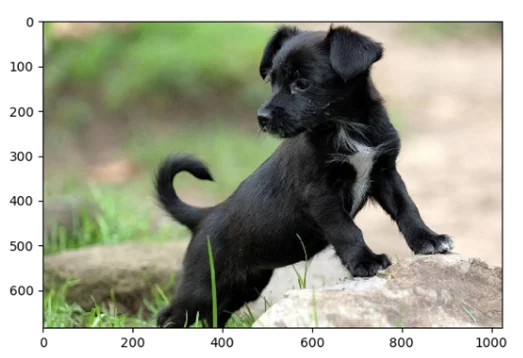
#> input picture puppy_1.png, 523 x 358 px
$ jupyter execute --allow-errors mohotas.ipynb   (shell and % lines are left out)   (older library calls are emulated)
#> lines starting #> are read from the running program, lines starting #| are printed output that depends on the picture; after the words box and inside, x2 and y2 are one past the last pixel; in counts of white or black regions, pixels touching at a corner belong together; pictures that were not available may be replaced by others from this repository, and a replacement may not be noted
[cell 1]
import mahotas
from pylab import imshow, show
import numpy as np

path_image = r"./puppy_1.png"
image = mahotas.imread(path_image)
#> image is the input picture: shape (358, 523, 3); mean R, G, B 161.4, 163.6, 146.8
imshow(image)
show()

[cell 2]
path_image = r"./dog_1.png"
mahotas.imsave(path_image, image)

[cell 3]
shape = image.shape
#> shape = (358, 523, 3)
print(shape)
#| (358, 523, 3)

[cell 4]
image = image[:, 150:900]
#> image: shape (358, 373, 3)

[cell 5]
image

[cell 6]
# Assuming image is a numpy array representing an RGB image
# Access the red, green, and blue channels using indexing
red_channel = image[:, :, 2]
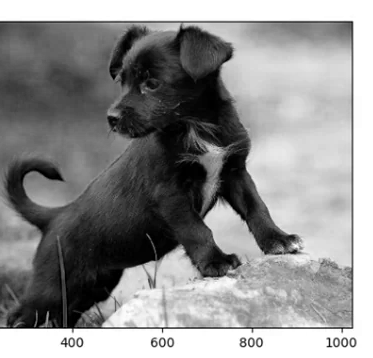
#> red_channel: shape (358, 373); min 0, max 255, mean 141.5
green_channel = image[:, :, 0]
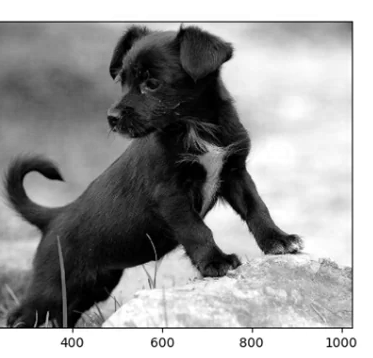
#> green_channel: shape (358, 373); min 0, max 255, mean 154.3
blue_channel = image[:, :, 1]
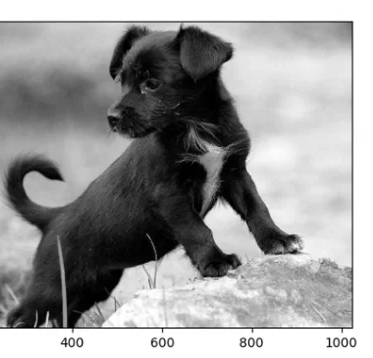
#> blue_channel: shape (358, 373); min 0, max 255, mean 154.8

[cell 7]
# change the color scheme of the image
new_red = red_channel ** 0.5
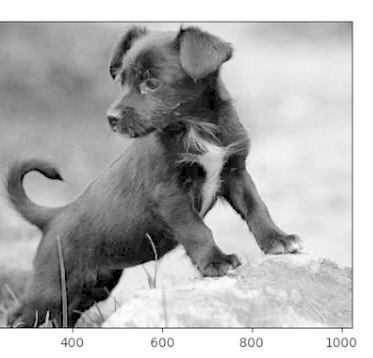
#> new_red: shape (358, 373) float64; min 0, max 15.97, mean 11.11; drawn with min black and max white
new_green = green_channel ** 1.2
new_blue = blue_channel** 0.8

# Reconstruct the image with the new color scheme
#new_image = np.stack((new_red, new_green, new_blue), axis=-1)
#> (the rest of this cell did not finish here and is left out)

#> (a cell that did not finish here is left out)

#> (a cell that did not finish here is left out)

#> (a cell that did not finish here is left out)

[cell 11]
import matplotlib.pyplot as plt

# Assuming im_rgb is a numpy array representing a grayscale image
#> (the rest of this cell did not finish here and is left out)

#> (a cell that did not finish here is left out)

[cell 13]
from pylab import imshow, show, gray

image = mahotas.imread(path_image, as_grey=True)
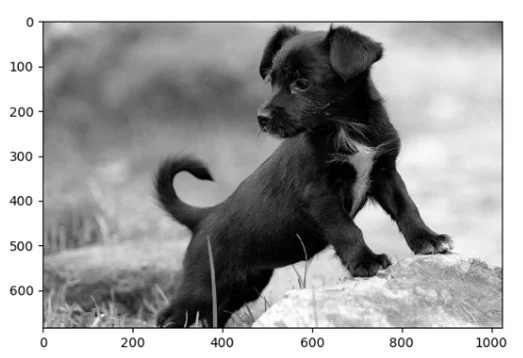
#> image: shape (358, 523) float32; min 0, max 255, mean 161
image = image.astype(np.uint8)
gray()
imshow(image)
show()

[cell 14]
from pylab import imshow, show, gray

image = mahotas.imread(path_image, as_grey=True)
image = image.astype(np.uint8)
gray()
# brightness threshold calculation
otsu = mahotas.otsu(image)
#> otsu = 148
# output only those pixels that are brighter than the obtained threshold
imshow(image > otsu)
show()
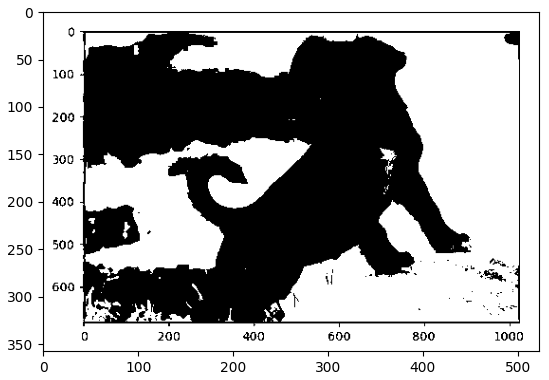
#> figure drawn by matplotlib, 1 panel

#> (a cell that did not finish here is left out)

[cell 16]
# Assuming image_bright and image_bright_1 are numpy arrays representing images
fig, axes = plt.subplots(1, 2, figsize=(12, 6))  # 1 row, 2 columns

#> (the rest of this cell did not finish here and is left out)

[cell 17]
path_image = r"./dog_2.png"
image = mahotas.imread(path_image)
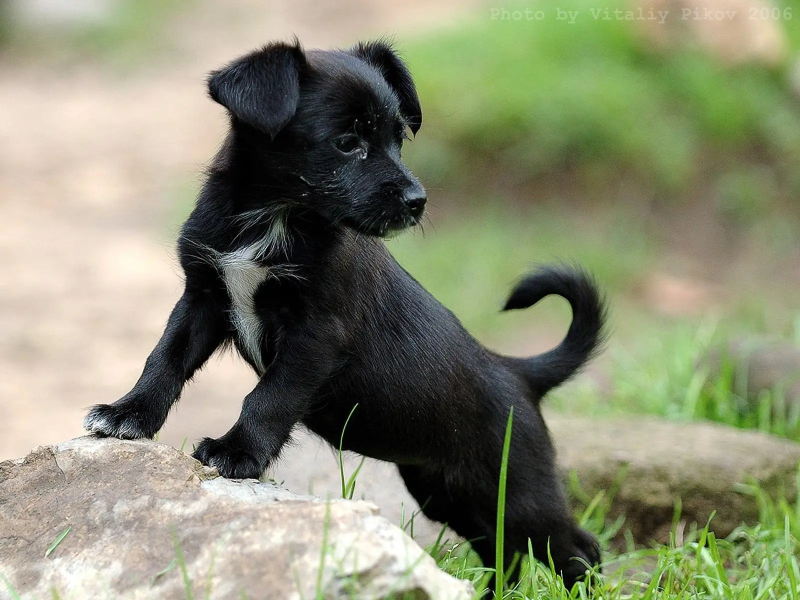
#> input picture dog_2.webp, 1600 x 1200 px, given in place of dog_2.png, which was not available (shown at 1/2 size)
#> image is the input picture: shape (1200, 1600, 3); mean R, G, B 135.8, 139.5, 113.5

# apply a filter to the image
image = image[:, :, 0]
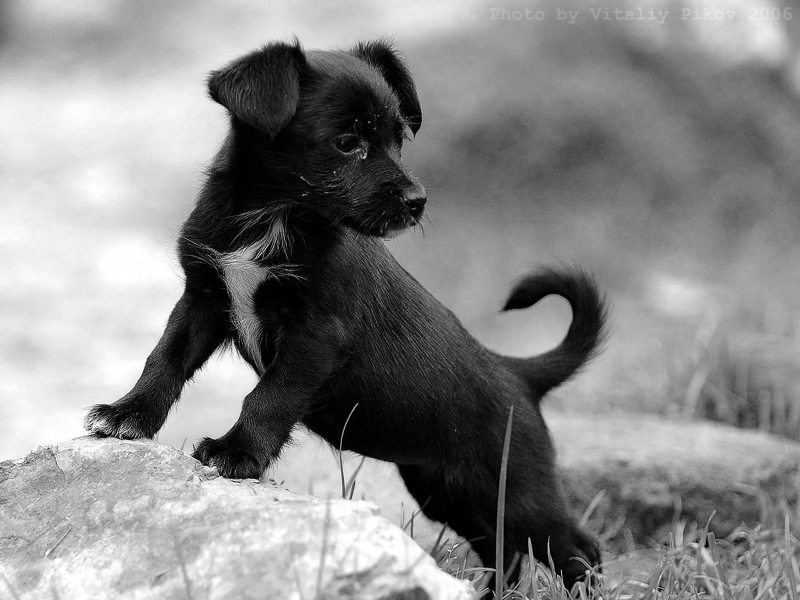
#> image: shape (1200, 1600) (shown at 1/2 size); min 0, max 255, mean 135.8
# blur the image
image = mahotas.gaussian_filter(image, 1)

# set threshold value
mean_val = image.mean()
#> mean_val = 135.8
image = (image > mean_val)
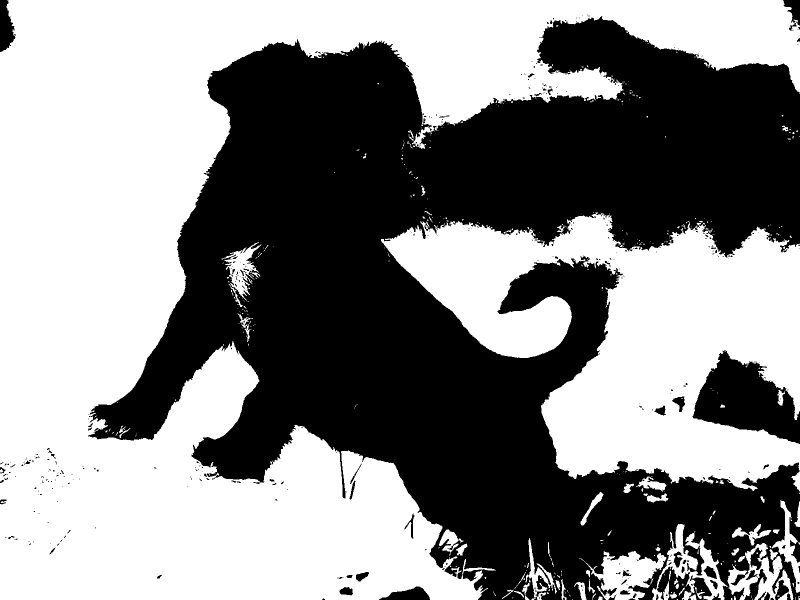
#> image: shape (1200, 1600) bool (shown at 1/2 size); 54% white; 388 black regions (322 under 20 px), largest, box (x1, y1, x2, y2) and area: (176, 32, 1600, 1200) 843969, (1385, 700, 1600, 888) 22455, (1314, 1133, 1424, 1200) 3439

[cell 18]
# Assuming im_rgb is a numpy array representing a grayscale image
plt.imshow(image, cmap='gray')
plt.axis('off')  # Turn off axis labels
plt.show()

[cell 19]
# labeling areas in the image
lable, objects = mahotas.label(image)
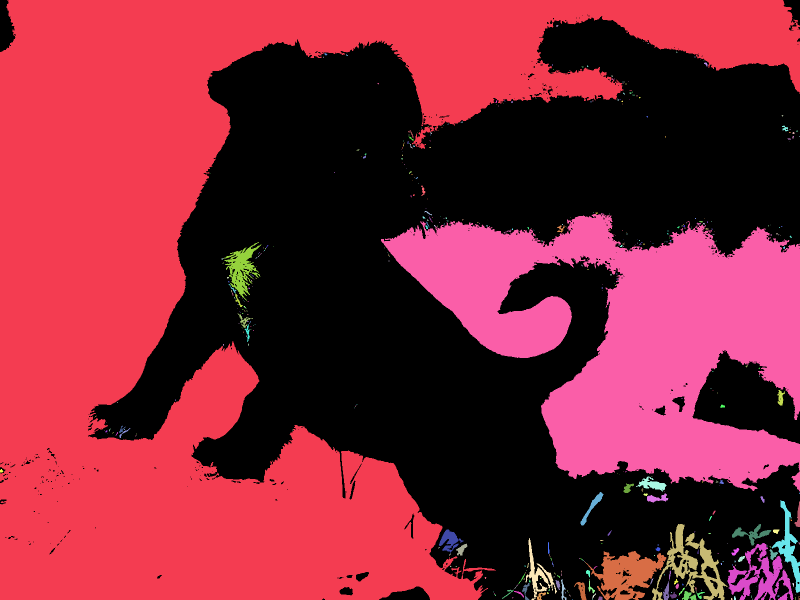
#> lable: shape (1200, 1600) int32 (shown at 1/2 size); 494 distinct labels, from 0 to 493; one colour per label, 0 black
#> objects = 493
imshow(lable)
show()

# get the size of each area
#> (the rest of this cell did not finish here and is left out)
